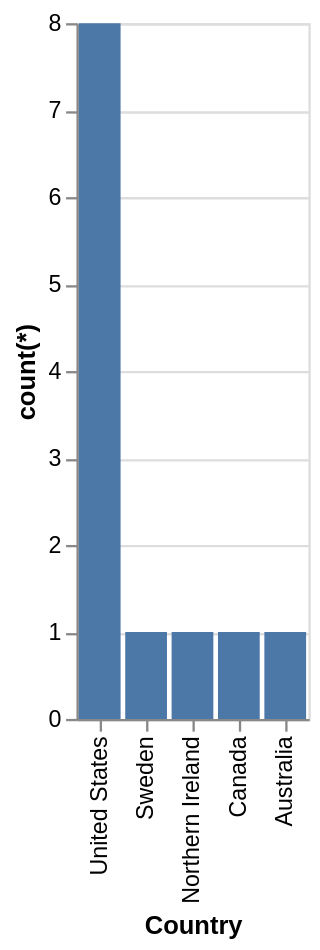

Write a Vega-Lite specification for this figure.
### Vega-Lite specification from a JSON file in a GitHub repository (floating-point values rounded to 4 significant figures)
{"data": {"values": [{"x_data": "United States", "y_data": 8}, {"x_data": "Sweden", "y_data": 1}, {"x_data": "Northern Ireland", "y_data": 1}, {"x_data": "Canada", "y_data": 1}, {"x_data": "Australia", "y_data": 1}]}, "mark": "bar", "encoding": {"x": {"field": "x_data", "type": "nominal", "title": "Country", "sort": {"op": "sum", "field": "y_data", "order": "descending"}}, "y": {"field": "y_data", "type": "quantitative", "title": "count(*)"}}}
